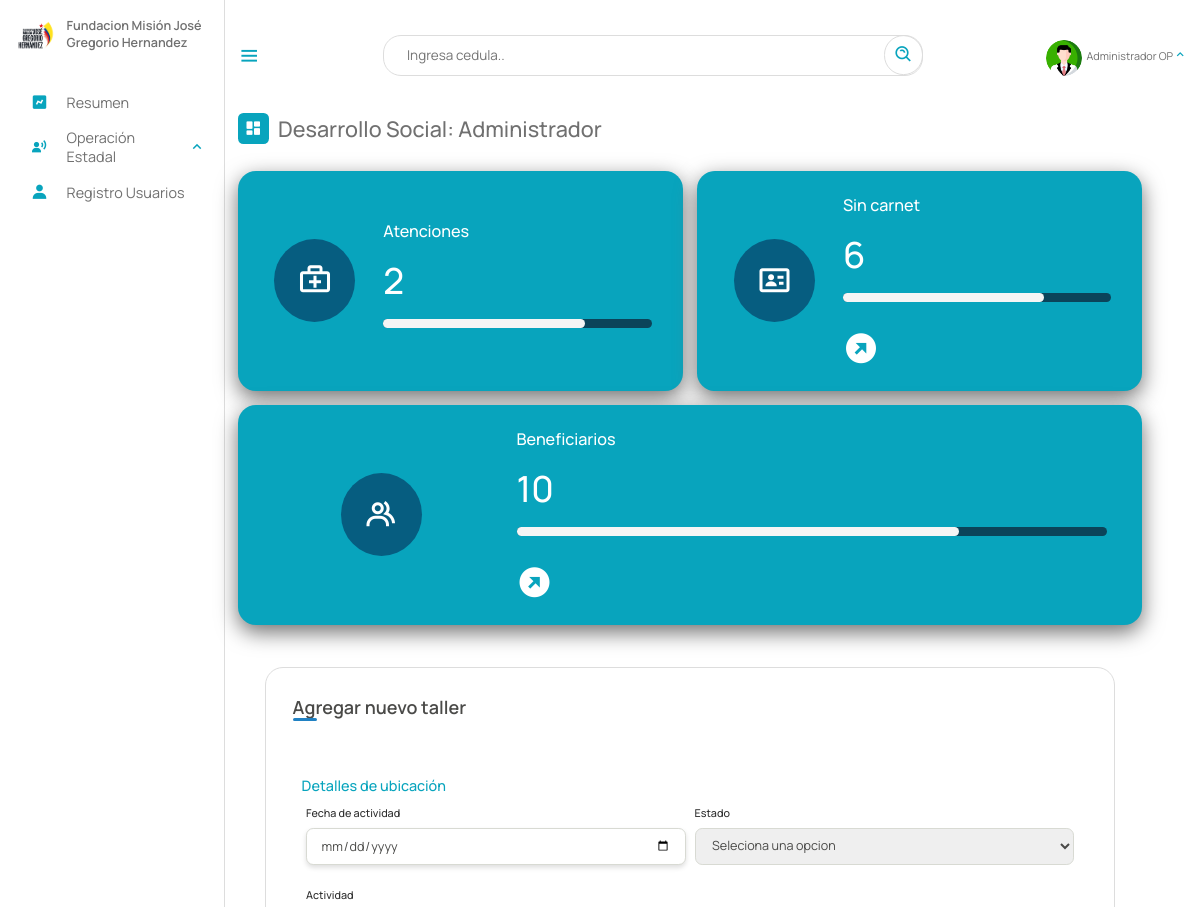
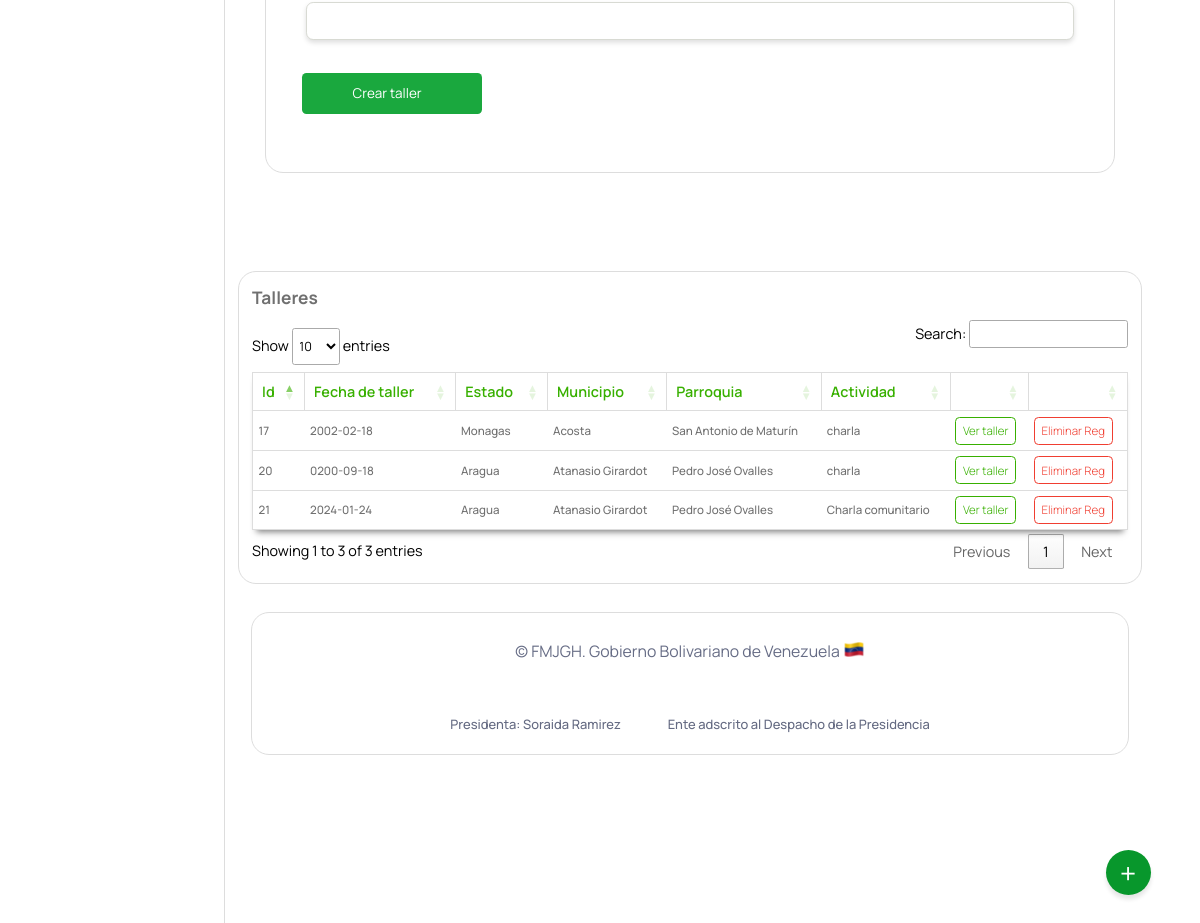
Screenshot of /Escritorio/08-desarrolloSocial-talleres.php (signed in) with the database file from the repository (2 pictures, top to bottom).
### tables this page shows
CREATE TABLE `taller` (
  `id` int(11) NOT NULL AUTO_INCREMENT,
  `fecha_taller` date NOT NULL,
  `estado` varchar(10) NOT NULL,
  `municipio` varchar(20) NOT NULL,
  `parroquia` varchar(10) NOT NULL,
  `actividad` text NOT NULL,
  PRIMARY KEY (`id`),
  KEY `estado` (`estado`,`municipio`),
  KEY `municipio` (`municipio`),
  KEY `parroquia` (`parroquia`),
  CONSTRAINT `taller_ibfk_1` FOREIGN KEY (`estado`) REFERENCES `estados` (`id_estados`) ON DELETE CASCADE,
  CONSTRAINT `taller_ibfk_2` FOREIGN KEY (`municipio`) REFERENCES `municipios` (`id_municipios`) ON DELETE CASCADE,
  CONSTRAINT `taller_ibfk_3` FOREIGN KEY (`parroquia`) REFERENCES `parroquia` (`id`) ON DELETE CASCADE
);

CREATE TABLE `estados` (
  `id_estados` varchar(10) NOT NULL,
  `nombre_estado` text NOT NULL,
  `codigo` varchar(255) NOT NULL,
  PRIMARY KEY (`id_estados`)
);

CREATE TABLE `municipios` (
  `id_municipios` varchar(20) NOT NULL,
  `estado` varchar(10) NOT NULL,
  `nombre` text NOT NULL,
  PRIMARY KEY (`id_municipios`),
  KEY `estado` (`estado`)
);

CREATE TABLE `parroquia` (
  `id` varchar(10) NOT NULL,
  `municipio` varchar(20) NOT NULL,
  `nombre_parroquia` text NOT NULL,
  PRIMARY KEY (`id`),
  KEY `municipio` (`municipio`)
);

### php/01-atenciones.php (called while the page is built, shortened)
<?php
include_once("ManejadorBD.php");
class Atenciones extends ManejadorBD
{
	private $cnn;
	public function __construct($tipoConexion)
	{
		$this->cnn = parent::conectar($tipoConexion);
	}
	public function contarTodasAtencionesa()
	{
		try {
			$stmt = $this->cnn->prepare("SELECT * FROM `atenciones` WHERE fecha_aten IS NOT NULL");
			$stmt->setFetchMode(PDO::FETCH_ASSOC);
			$stmt->execute();
			return $stmt->fetchAll();
		} catch (PDOException $error) {
			echo "Error: ejecutando consulta SQL." . $error->getMessage();
			exit();
		}
	}
}

### php/ManejadorBD.php (called while the page is built, shortened)
<?php
	class ManejadorBD extends PDO {
		public $srv	= SRV;
		public $usr	= USR;
		public $pas	= PAS;
		public $dbn	= BDN;
		public function conectar($tipoConexion){
			try{
				switch ($tipoConexion) {
				    case 1:
				        $dsn = "mysql:host=$this->srv;dbname=$this->dbn";
				        break;
				}
				$dbh = new PDO($dsn, $this->usr, $this->pas);
    			$dbh->setAttribute(PDO::ATTR_ERRMODE, PDO::ERRMODE_EXCEPTION);
			}catch(PDOException $error){
                echo "Error al Conectar con la Base de Datos: ".$error->getMessage();
                exit();
			}
            $this->conexionBD = $dbh;
			return $this->conexionBD;
		}
	}
?>

### php/01-discapacitados.php (called while the page is built, shortened)
<?php
include_once("ManejadorBD.php");
class Discapacitados extends ManejadorBD
{
	private $cnn;
	public function __construct($tipoConexion)
	{
		$this->cnn = parent::conectar($tipoConexion);
	}
	public function consultageneralsincarnet()
	{
		try {
			$stmt = $this->cnn->prepare("SELECT cedula, nombre, apellido, estados.nombre_estado, discapacid_e.nombre_e , telefono, edad, email, certificado FROM `beneficiario` , estados, discapacid_e WHERE certificado = ''and beneficiario.estado = estados.id_estados and beneficiario.discapacidad = discapacid_e.id_e; ");
			$stmt->setFetchMode(PDO::FETCH_ASSOC);
			$stmt->execute();
			return $stmt->fetchAll();
		} catch (PDOException $error) {
			echo "Error: ejecutando consulta SQL." . $error->getMessage();
			exit();
		}
	}
	public function consultarTodosDiscapacitados()
	{
		try {
			$stmt = $this->cnn->prepare("SELECT cedula, nombre, apellido, estado, discapacidad FROM `beneficiario` WHERE 1");
			$stmt->setFetchMode(PDO::FETCH_ASSOC);
			$stmt->execute();
			return $stmt->fetchAll();
		} catch (PDOException $error) {
			echo "Error: ejecutando consulta SQL." . $error->getMessage();
			exit();
		}
	}
}

### php/04-taller.php (called while the page is built, shortened)
<?php
include_once("ManejadorBD.php");
class taller extends ManejadorBD{
        private $cnn;
        public function __construct($tipoConexion){
            $this->cnn = parent::conectar($tipoConexion);
        }
		public function consultarTodosTaller(){
			try{
				$stmt = $this->cnn->prepare("SELECT taller.id, taller.fecha_taller, estados.nombre_estado, municipios.nombre, parroquia.nombre_parroquia, taller.actividad FROM `taller`, estados, municipios, parroquia WHERE taller.estado = estados.id_estados
				and taller.municipio = municipios.id_municipios and taller.parroquia = parroquia.id");
				$stmt->setFetchMode(PDO::FETCH_ASSOC);
				$stmt->execute();
				return $stmt->fetchAll();
	        }catch(PDOException $error) {
				echo "Error: ejecutando consulta SQL.".$error->getMessage();
				exit();
	        }
		}
}
?>

### Escritorio/08-desarrolloSocial-talleres.php (the view, shortened to what this page needs)
<?php
include_once("partearriba.php");
?>
<link rel="stylesheet" type="text/css" href="https://cdn.datatables.net/1.11.3/css/jquery.dataTables.min.css">
<div class="dash-contenido">
    <div class="overview">
        <div class="titulo">
            <i class='bx bxs-dashboard'> </i>
            <span class="link-name">Desarrollo Social: <?php echo $rol ?></span>
        </div>
    </div>
    <div class="boxes">
        <?php
        include_once("../php/01-discapacitados.php");
        $dis = new Discapacitados(1);
        $consulta = $dis->consultarTodosDiscapacitados();
        $sincarnet = $dis->consultageneralsincarnet();
        include_once("../php/01-atenciones.php");
        $aten = new Atenciones(1);
        $atenciones =  $aten->contarTodasAtencionesa();
        ?>
        <div class="box box1">
            <div class="contenedor-box">
                <div class="boxes1">
                    <div class="cont-box">
                        <i class='bx bx-first-aid'></i>
                    </div>
                </div>
                <div class="boxes2">
                    <span class="link-name">Atenciones</span></a>
                    <span class="number"><?php echo count($atenciones) ?></span>
                    <div class="progress">
                        <div class="progress-bar" style="width:75%;">
                        </div>
                    </div>
                </div>
            </div>
        </div>
        <div class="box box1">
            <div class="contenedor-box">
                <div class="boxes1">
                    <div class="cont-box">
                        <i class='bx bx-id-card'></i>
                    </div>
                </div>
                <div class="boxes2">
                    <span class="link-name"><a href="sincarnet.php">Sin carnet </a></span>
                    <span class="number"><?php echo count($sincarnet) ?></span>
                    <div class="progress">
                        <div class="progress-bar" style="width:75%;">
                        </div>
                    </div>
                    <span> <a href="sincarnet.php" class="ir"><i class='bx bxs-right-top-arrow-circle'></i></a></span>
                </div>
            </div>
        </div>
        <div class="box box1">
            <div class="contenedor-box">
                <div class="boxes1">
                    <div class="cont-box">
                        <i class='bx bx-group'></i>
                    </div>
                </div>
                <div class="boxes2">
                    <span class="link-name"><a href="Beneficiarios.php">Beneficiarios </a></span>
                    <span class="number"><?php echo count($consulta); ?></span>
                    <div class="progress">
                        <div class="progress-bar" style="width:75%;">
                        </div>
                    </div>
                    <span> <a href="Beneficiarios.php" class="ir"><i class='bx bxs-right-top-arrow-circle'></i></a></span>
                </div>
            </div>
        </div>
    </div>
    <div class="cont-registro">
        <div class="container">
            <header>
                Agregar nuevo taller
            </header>
            <form action="../php/procesamientotaller.php" method="post" >
                <div class="form first">
                    <div class="details personal">
                        <span class="title">Detalles de ubicación</span>
                        <div class="fields">
                            <div class="input-field dos">
                                <label>Fecha de actividad</label>
                                <input type="date" id="fecha_taller" name="fecha_taller">
                            </div>
                            <div class="input-field">
                                <label>Estado</label>
                                <select name="estado" id="estado" require>
                                <option value="0">Seleciona una opcion</option>
                                </select>
                            </div>
                            <div class="input-field dos">
                                <label>Actividad</label>
                                <input type="text" id="actividad" name="actividad">
                            </div>
                        </div>
                    </div>
                </div>
                <button class="nextBtn" name="registro">
                    <span class="btnText">Crear taller</span>
                </button>
        </div>
    </div>
    <div class="reportes-totales">
    </div>
    <div class="tabla-atencion">
        <h2>Talleres</h2>
        <table id="atencion">
            <thead>
                <tr>
                    <th>Id</th>
                    <th>Fecha de taller</th>
                    <th>Estado</th>
                    <th>Municipio</th>
                    <th>Parroquia</th>
                    <th>Actividad</th>
                    <th></th>
                    <th></th>
                </tr>
            </thead>
            <tbody>
                <?php
                include_once("../php/04-taller.php");
                $aten = new taller(1);
                $consulta = $aten->consultarTodosTaller();
                if ($consulta) {
                    foreach ($consulta as $registros) {
                ?>
                        <tr>
                            <td><?php echo $registros["id"] ?></td>
                            <td><?php echo $registros["fecha_taller"] ?></td>
                            <td><?php echo $registros["nombre_estado"] ?></td>
                            <td><?php echo $registros["nombre"] ?></td>
                            <td><?php echo $registros["nombre_parroquia"] ?></td>
                            <td><?php echo $registros["actividad"] ?></td>
                            <td><a href="08-desarrolloSocial-verTaller.php?id=<?php echo $registros["id"] ?>">Ver taller</a></td>
                            <td><a href="eliminar/eliminar_taller.php?id=<?php echo $registros["id"] ?>" class="eliminar">Eliminar Reg</a></td>
                        </tr>
                <?php
                    }
                }
                ?>
            </tbody>
        </table>
    </div>
    <?php
    include_once("parteabajo.php");
    ?>

### rows the page displays
taller: id "17", fecha_taller "2002-02-18", estado.nombre_estado "Monagas", municipio.nombre "Acosta", parroquia.nombre_parroquia "San Antonio de Maturín", actividad "charla"
taller: id "20", fecha_taller "0200-09-18", estado.nombre_estado "Aragua", municipio.nombre "Atanasio Girardot", parroquia.nombre_parroquia "Pedro José Ovalles", actividad "charla"
taller: id "21", fecha_taller "2024-01-24", estado.nombre_estado "Aragua", municipio.nombre "Atanasio Girardot", parroquia.nombre_parroquia "Pedro José Ovalles", actividad "Charla comunitario"

### other values shown
$NombreUsuarioActivo "Administrador OP"
$rol "Administrador"
count($atenciones) "2"
count($sincarnet) "6"
count($consulta) "10"
